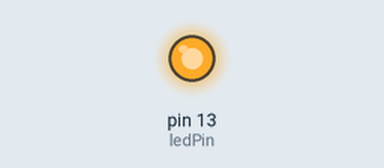
Simulated run of this sketch. Board: Arduino Uno, built with avr-gcc and run on an emulated ATmega328P. Shown: output pins drawn as LEDs (lit = HIGH).

Above: at 0.75 s.
At 10.5 s:
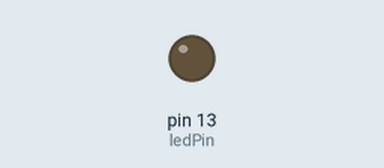
Timing chart, 0 to 26.0 s (numbered marks = the images above):
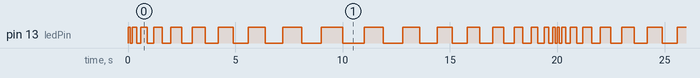

Measured:
- by itself, pin 13 (ledPin): moves between LOW and HIGH, repeating every 20.0 s
- by itself, everything shown: repeats every 20.0 s, in 38 steps

The sketch:

arduion_tut.ino
```cpp
const int ledPin = 13;

void setup() {
  // put your setup code here, to run once:
  Serial.begin(9600);
  pinMode(ledPin, OUTPUT);
}

void flash(int ms) {
  digitalWrite(ledPin, HIGH);
  delay(ms);
  digitalWrite(ledPin, LOW);
  delay(ms);
}

void loop() {
  // put your main code here, to run repeatedly:
  static int delayPeriod = 100;
  static int direction = 1;
  flash(delayPeriod);
  if ((delayPeriod == 1000) || (delayPeriod == 0)) {
    direction *= -1;
  }
  delayPeriod += 100*direction;
}
```
